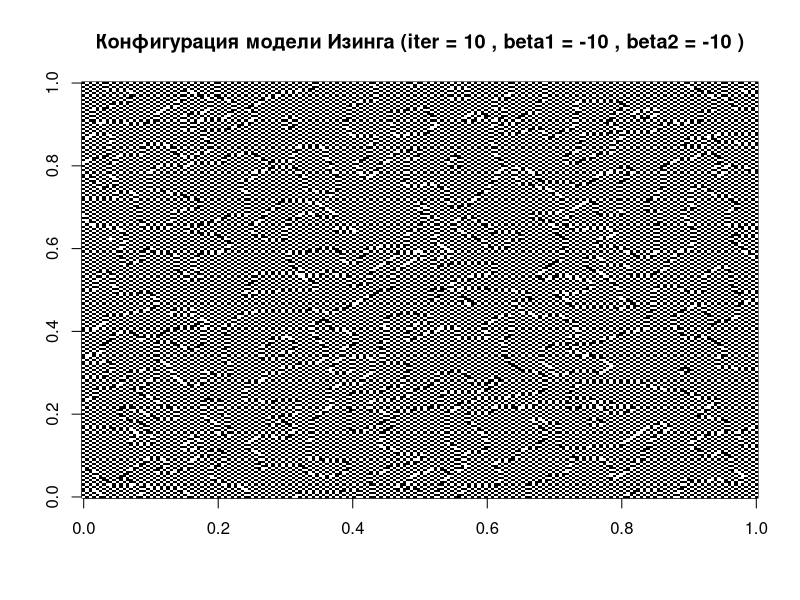

This chart was generated by the following R code:
# Установка параметров
m <- 200          # число строк решетки
n <- 200          # число столбцов решетки
beta1 <- -10      # параметр для горизонтальных связей
beta2 <- -10       # параметр для вертикальных связей
iterations <- 10    # число итераций

# Инициализация начальной конфигурации случайным образом
set.seed(42)  # для воспроизводимости
x <- matrix(sample(c(-1, 1), m * n, replace = TRUE), nrow = m, ncol = n)

# Функция для вычисления локального поля b_k
compute_bk <- function(x, i, j, beta1, beta2, m, n) {
  bk <- 0
  # Горизонтальные соседи
  if (j > 1) bk <- bk + beta1 * x[i, j - 1]  # левый сосед
  if (j < n) bk <- bk + beta1 * x[i, j + 1]  # правый сосед
  # Вертикальные соседи
  if (i > 1) bk <- bk + beta2 * x[i - 1, j]  # верхний сосед
  if (i < m) bk <- bk + beta2 * x[i + 1, j]  # нижний сосед
  return(bk)
}

# Схема Гиббса
for (iter in 1:iterations) {
  for (i in 1:m) {
    for (j in 1:n) {
      # Вычисление локального поля
      bk <- compute_bk(x, i, j, beta1, beta2, m, n)
      # Вероятность P(x_k = +1 | x_{-k})
      p <- 1 / (1 + exp(-2 * bk))
      # Генерация случайного числа
      u <- runif(1)
      # Обновление спина
      x[i, j] <- ifelse(u < p, 1, -1)
    }
  }
}

# Вывод итоговой конфигурации
print("Итоговая конфигурация решетки:")
print(x)

dev.new(width=10, height=8) # Указание ширины и высоты в дюймах
# Визуализация (опционально)
image(x, col = c("black", "white"), 
      main = paste("Конфигурация модели Изинга (iter =", iterations, 
                   ", beta1 =", beta1, ", beta2 =", beta2, ")"))
